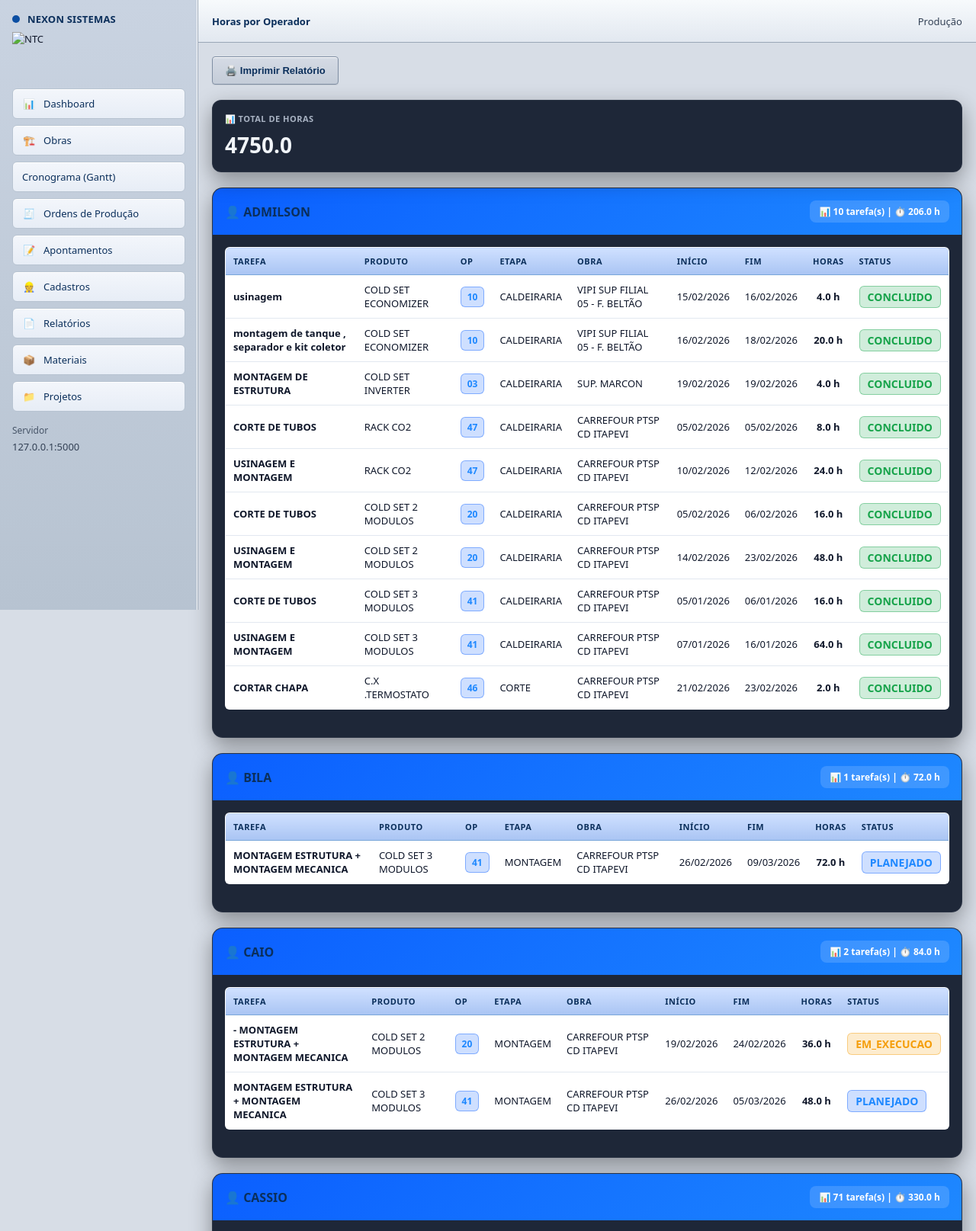
The page /relatorios/horas-operador (upper part) on the database its author committed.
### app.py (models this page shows, shortened)
class Operador(db.Model):
    id = db.Column(db.Integer, primary_key=True)
    nome = db.Column(db.String(120), nullable=False, unique=True)
    matricula = db.Column(db.String(50))
    ativo = db.Column(db.Boolean, default=True)

class Tarefa(db.Model):
    id = db.Column(db.Integer, primary_key=True)
    etapa_id = db.Column(db.Integer, db.ForeignKey("etapa.id"), nullable=False)
    responsavel_id = db.Column(db.Integer, db.ForeignKey("operador.id"), nullable=True)
    numero = db.Column(db.String(10))  # Numero da tarefa (ex: 1.1, 1.2, 2.1...)
    titulo = db.Column(db.String(160), nullable=False)
    descricao = db.Column(db.String(500))
    horas_previstas = db.Column(db.Float, default=0.0)
    horas_realizadas = db.Column(db.Float, default=0.0)
    data_inicio_prev = db.Column(db.Date)
    data_fim_prev = db.Column(db.Date)
    data_inicio_real = db.Column(db.DateTime)
    data_fim_real = db.Column(db.DateTime)
    status = db.Column(db.String(30), default="PLANEJADO")  # PLANEJADO / EM_EXECUCAO / PAUSADO / CONCLUIDO
    peso_percentual = db.Column(db.Float, default=0.0)  # Peso do percentual da tarefa na OP
    justificativa_pausa = db.Column(db.String(500))  # Justificativa de pausa
    etapa = db.relationship("Etapa", backref=db.backref("tarefas", lazy=True, cascade="all,delete"))
    responsavel = db.relationship("Operador", backref=db.backref("tarefas", lazy=True))
    @property
    def percentual(self):
        """Retorna o percentual de conclusão da tarefa"""
        if self.status == "CONCLUIDO":
            return 100.0
        if self.status == "PAUSADO":
            return 0.0
        if self.status == "EM_EXECUCAO":
            return 50.0  # Em execução = 50%
        return 0.0  # Planejado = 0%

class OP(db.Model):
    id = db.Column(db.Integer, primary_key=True)
    numero = db.Column(db.String(50), nullable=False, unique=True)
    obra_id = db.Column(db.Integer, db.ForeignKey("obra.id"), nullable=False)
    produto = db.Column(db.String(120))
    quantidade = db.Column(db.Integer, default=1)
    data_emissao = db.Column(db.Date, default=date.today)
    prev_inicio = db.Column(db.Date)
    prev_fim = db.Column(db.Date)
    percentual = db.Column(db.Float, default=0.0)
    status = db.Column(db.String(30), default="ABERTA")
    obra = db.relationship("Obra", backref=db.backref("ops", lazy=True))

class Etapa(db.Model):
    id = db.Column(db.Integer, primary_key=True)
    op_id = db.Column(db.Integer, db.ForeignKey("op.id"), nullable=False)
    nome = db.Column(db.String(80), nullable=False)
    data_inicio = db.Column(db.DateTime)
    data_fim = db.Column(db.DateTime)
    horas_planejadas = db.Column(db.Float, default=0.0)
    responsavel_id = db.Column(db.Integer, db.ForeignKey("operador.id"), nullable=True)
    percentual = db.Column(db.Float, default=0.0)
    status = db.Column(db.String(30), default="PLANEJADO")  # PLANEJADO / EXECUCAO / CONCLUIDO
    op = db.relationship("OP", backref=db.backref("etapas", lazy=True, cascade="all,delete"))
    responsavel = db.relationship("Operador", backref=db.backref("etapas_responsavel", lazy=True))

class Obra(db.Model):
    __tablename__ = "obra"
    id = db.Column(db.Integer, primary_key=True)
    codigo = db.Column(db.String(50))
    nome = db.Column(db.String(120))
    cliente = db.Column(db.String(120))
    status = db.Column(db.String(20))
    data_inicio = db.Column(db.Date)
    prev_fim = db.Column(db.Date)
    fim_real = db.Column(db.Date)
    corte_dobra_inicio = db.Column(db.Date)
    corte_dobra_fim = db.Column(db.Date)
    montagem_eletro_inicio = db.Column(db.Date)
    montagem_eletro_fim = db.Column(db.Date)
    produtos = db.relationship(
        "ObraProduto",
        backref="obra",
        cascade="all, delete-orphan"
    )

### app.py (the view)
@app.route("/relatorios/horas-operador")
def rel_horas_operador():
    relatorio = []
    total_geral = 0
    operadores = Operador.query.filter_by(ativo=True).order_by(Operador.nome.asc()).all()
    for operador in operadores:
        tarefas = []
        total_horas = 0
        tarefas_operador = Tarefa.query.filter_by(responsavel_id=operador.id).all()
        for tarefa in tarefas_operador:
            if not tarefa.etapa or not tarefa.etapa.op:
                continue
            horas = tarefa.horas_previstas or 0
            op = tarefa.etapa.op
            tarefas.append({
                'tarefa': tarefa.titulo,
                'etapa': tarefa.etapa.nome,
                'produto': op.produto,
                'op_numero': op.numero,
                'obra': op.obra.nome if op.obra else '-',
                'horas': horas,
                'status': tarefa.status,
                'data_inicio': tarefa.data_inicio_prev.strftime('%d/%m/%Y') if tarefa.data_inicio_prev else '-',
                'data_fim': tarefa.data_fim_prev.strftime('%d/%m/%Y') if tarefa.data_fim_prev else '-'
            })
            total_horas += horas
            total_geral += horas
        if tarefas:
            relatorio.append({
                'operador': operador.nome,
                'tarefas': tarefas,
                'total_horas': total_horas,
                'total_tarefas': len(tarefas)
            })
    return render_template(
        'rel_horas_operador.html',
        relatorio=relatorio,
        total_geral=total_geral
    )

### app.py (called while the page is built, shortened)
@app.after_request
def set_security_headers(response):
    response.headers['Cache-Control'] = 'no-store, no-cache, must-revalidate, max-age=0'
    response.headers['Pragma'] = 'no-cache'
    response.headers['Expires'] = '0'
    response.headers['X-Content-Type-Options'] = 'nosniff'
    response.headers['X-Frame-Options'] = 'DENY'
    response.headers['X-XSS-Protection'] = '1; mode=block'
    return response

@app.before_request
def verificar_autenticacao():
    rotas_publicas = ['/login', '/static', '/api', '/apresentacao']

### templates/rel_horas_operador.html (shortened to what this page needs)
{% extends "base.html" %}
{% block top_title %}Horas por Operador{% endblock %}
{% block content %}
<div class="print-button">
  <button onclick="window.print()">🖨️ Imprimir Relatório</button>
</div>
{% if total_geral > 0 %}
  <div class="summary-grid">
    <div class="summary-box">
      <div class="summary-label">📊 Total de Horas</div>
      <div class="summary-value">{{ "%.1f"|format(total_geral) }}</div>
    </div>
  </div>
{% endif %}
{% if relatorio %}
  {% for op_item in relatorio %}
    <div class="operador-card">
      <div class="operador-header">
        <h2>👤 {{ op_item.operador }}</h2>
        <div class="operador-total">
          📊 {{ op_item.total_tarefas }} tarefa(s) | ⏱️ {{ "%.1f"|format(op_item.total_horas) }} h
        </div>
      </div>
      <div class="operador-content">
        <table>
          <thead>
            <tr>
              <th>Tarefa</th>
              <th>Produto</th>
              <th>OP</th>
              <th>Etapa</th>
              <th>Obra</th>
              <th>Início</th>
              <th>Fim</th>
              <th>Horas</th>
              <th>Status</th>
            </tr>
          </thead>
          <tbody>
            {% for tarefa in op_item.tarefas %}
              <tr>
                <td><strong>{{ tarefa.tarefa }}</strong></td>
                <td>{{ tarefa.produto }}</td>
                <td><span class="op-badge">{{ tarefa.op_numero }}</span></td>
                <td>{{ tarefa.etapa }}</td>
                <td>{{ tarefa.obra }}</td>
                <td>{{ tarefa.data_inicio }}</td>
                <td>{{ tarefa.data_fim }}</td>
                <td class="horas-cell">{{ tarefa.horas }} h</td>
                <td>
                  <span class="status-badge status-{{ tarefa.status|lower|replace('_', '-') }}">
                    {{ tarefa.status }}
                  </span>
                </td>
              </tr>
            {% endfor %}
          </tbody>
        </table>
      </div>
    </div>
  {% endfor %}
{% endif %}
{% endblock %}

### static/sistema.css (style rules this page uses)
:root { --sap-bg:#d7dde6; --sap-panel:#eef2f7; --sap-panel2:#e2e8f0; --sap-line:#9aa7b7; --sap-line2:#b7c3d1; --sap-text:#0f172a; --sap-muted:#334155; --sap-blue:#0b4ea2; --sap-blue2:#2b6cb0; --sap-btn:#d5dbe5; --sap-btn2:#c4ccd8; --sap-green:#2e7d32; --sap-orange:#b45309; --sap-red:#b91c1c; }
html, body { background:var(--sap-bg) !important; color:var(--sap-text) !important; font-family:Tahoma, "Segoe UI", Arial, sans-serif !important; font-size:13px !important; }
h1,h2,h3,.title { color:#0b2f5b !important; font-weight:700 !important; }
table { background:#fff !important; border:1px solid var(--sap-line) !important; border-radius:6px !important; overflow:hidden !important; }
th { background:linear-gradient(180deg,#cfe0ff,#a9c4f3) !important; color:#0b2f5b !important; border-bottom:1px solid #7aa7d9 !important; font-weight:700 !important; }
td { border-bottom:1px solid #e2e8f0 !important; color:#0f172a !important; }
button, .btn, input[type="submit"] { background:linear-gradient(180deg,var(--sap-btn),var(--sap-btn2)) !important; border:1px solid #7f8ea3 !important; border-radius:4px !important; color:#0b2f5b !important; font-weight:700 !important; box-shadow: inset 0 1px 0 #ffffff, 0 1px 0 rgba(0,0,0,.08) !important; }
.status-badge { font-size: 14px !important; }

### templates/base.html (style rules this page uses)
:root { --bg:#0a0f1a; --panel:#0f172a; --panel2:#0b1220; --stroke:#22324a; --txt:#f1f5f9; --muted:#a9b3c3; --brand:#0b5fff; --brand2:#1e88ff; --ok:#16a34a; --warn:#f59e0b; --bad:#dc2626; }
* { box-sizing:border-box }
body { margin:0; font-family: Arial, Helvetica, sans-serif; background: var(--bg); color: var(--txt); }
table { width:100%;border-collapse:collapse }
th,td { border-bottom:1px solid rgba(255,255,255,.06);padding:10px;text-align:left }
th { color:var(--muted);font-weight:800 }
input,select,button { padding:10px 12px;border-radius:10px; border:1px solid rgba(255,255,255,.10); background: #0b1220; color: var(--txt); outline:none; }
button { cursor:pointer }

### rows shown on the page
Operador: operador "ADMILSON", total_tarefas "10", total_horas "206.0", data_inicio "15/02/2026" "16/02/2026" "19/02/2026" "05/02/2026" "10/02/2026" "05/02/2026" "14/02/2026" "05/01/2026" "07/01/2026" "21/02/2026", data_fim "16/02/2026" "18/02/2026" "19/02/2026" "05/02/2026" "12/02/2026" "06/02/2026" "23/02/2026" "06/01/2026" "16/01/2026" "23/02/2026"
Tarefa: tarefa "usinagem", horas "4.0", status "CONCLUIDO"
OP: produto "COLD SET ECONOMIZER" "COLD SET ECONOMIZER", op_numero "10" "10"
Etapa: etapa "CALDEIRARIA" "CALDEIRARIA"
Obra: obra "VIPI SUP FILIAL 05 - F. BELTÃO" "VIPI SUP FILIAL 05 - F. BELTÃO"
Tarefa: tarefa "montagem de tanque , separador e kit coletor", horas "20.0", status "CONCLUIDO"
Tarefa: tarefa "MONTAGEM DE ESTRUTURA", horas "4.0", status "CONCLUIDO"
OP: produto "COLD SET INVERTER", op_numero "03"
Etapa: etapa "CALDEIRARIA"
Obra: obra "SUP. MARCON"
Tarefa: tarefa "CORTE DE TUBOS", horas "8.0", status "CONCLUIDO"
OP: produto "RACK CO2" "RACK CO2", op_numero "47" "47"
Etapa: etapa "CALDEIRARIA" "CALDEIRARIA"
Obra: obra "CARREFOUR PTSP CD ITAPEVI" "CARREFOUR PTSP CD ITAPEVI" "CARREFOUR PTSP CD ITAPEVI" "CARREFOUR PTSP CD ITAPEVI" "CARREFOUR PTSP CD ITAPEVI" "CARREFOUR PTSP CD ITAPEVI" "CARREFOUR PTSP CD ITAPEVI" "CARREFOUR PTSP CD ITAPEVI" "CARREFOUR PTSP CD ITAPEVI" "CARREFOUR PTSP CD ITAPEVI"
Tarefa: tarefa "USINAGEM E MONTAGEM", horas "24.0", status "CONCLUIDO"
Tarefa: tarefa "CORTE DE TUBOS", horas "16.0", status "CONCLUIDO"
OP: produto "COLD SET 2 MODULOS" "COLD SET 2 MODULOS" "COLD SET 2 MODULOS", op_numero "20" "20" "20"
Etapa: etapa "CALDEIRARIA" "CALDEIRARIA"
Tarefa: tarefa "USINAGEM E MONTAGEM", horas "48.0", status "CONCLUIDO"
Tarefa: tarefa "CORTE DE TUBOS", horas "16.0", status "CONCLUIDO"
OP: produto "COLD SET 3 MODULOS" "COLD SET 3 MODULOS" "COLD SET 3 MODULOS" "COLD SET 3 MODULOS", op_numero "41" "41" "41" "41"
Etapa: etapa "CALDEIRARIA" "CALDEIRARIA"
Tarefa: tarefa "USINAGEM E MONTAGEM", horas "64.0", status "CONCLUIDO"
Tarefa: tarefa "CORTAR CHAPA", horas "2.0", status "CONCLUIDO"
OP: produto "C.X .TERMOSTATO", op_numero "46"
Etapa: etapa "CORTE"
Operador: operador "BILA", total_tarefas "1", total_horas "72.0", data_inicio "26/02/2026", data_fim "09/03/2026"
Tarefa: tarefa "MONTAGEM ESTRUTURA + MONTAGEM MECANICA", horas "72.0", status "PLANEJADO"
Etapa: etapa "MONTAGEM" "MONTAGEM"
Operador: operador "CAIO", total_tarefas "2", total_horas "84.0", data_inicio "19/02/2026" "26/02/2026", data_fim "24/02/2026" "05/03/2026"
Tarefa: tarefa "- MONTAGEM ESTRUTURA + MONTAGEM MECANICA", horas "36.0", status "EM_EXECUCAO"
Etapa: etapa "MONTAGEM"
Tarefa: tarefa "MONTAGEM ESTRUTURA + MONTAGEM MECANICA", horas "48.0", status "PLANEJADO"
Operador: operador "CASSIO", total_tarefas "71", total_horas "330.0"

### other values the page prints
{{ "%.1f"|format(total_geral) }} "4750.0"
